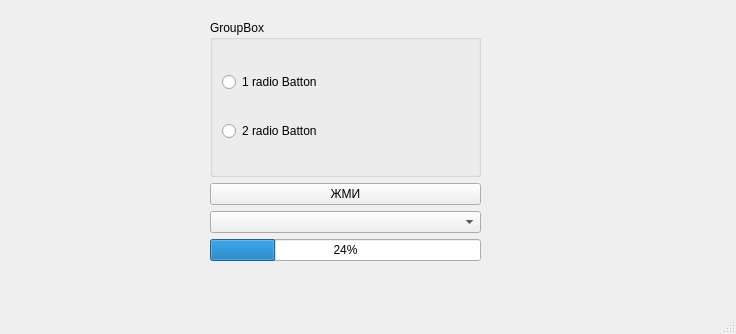
<?xml version="1.0" encoding="UTF-8"?>
<ui version="4.0">
 <class>MainWindow</class>
 <widget class="QMainWindow" name="MainWindow">
  <property name="geometry">
   <rect>
    <x>0</x>
    <y>0</y>
    <width>736</width>
    <height>334</height>
   </rect>
  </property>
  <property name="windowTitle">
   <string>MainWindow</string>
  </property>
  <widget class="QWidget" name="centralwidget">
   <widget class="QWidget" name="layoutWidget">
    <property name="geometry">
     <rect>
      <x>210</x>
      <y>20</y>
      <width>271</width>
      <height>241</height>
     </rect>
    </property>
    <layout class="QVBoxLayout" name="verticalLayout">
     <item>
      <widget class="QGroupBox" name="groupBox">
       <property name="title">
        <string>GroupBox</string>
       </property>
       <layout class="QVBoxLayout" name="verticalLayout_2">
        <item>
         <widget class="QRadioButton" name="radioButton_1">
          <property name="text">
           <string>1 radio Batton</string>
          </property>
         </widget>
        </item>
        <item>
         <widget class="QRadioButton" name="radioButton_2">
          <property name="text">
           <string>2 radio Batton</string>
          </property>
         </widget>
        </item>
       </layout>
      </widget>
     </item>
     <item>
      <widget class="QPushButton" name="pushButton">
       <property name="cursor">
        <cursorShape>ArrowCursor</cursorShape>
       </property>
       <property name="text">
        <string>ЖМИ</string>
       </property>
       <property name="checkable">
        <bool>false</bool>
       </property>
      </widget>
     </item>
     <item>
      <widget class="QComboBox" name="comboBox"/>
     </item>
     <item>
      <widget class="QProgressBar" name="progressBar">
       <property name="value">
        <number>24</number>
       </property>
      </widget>
     </item>
    </layout>
   </widget>
  </widget>
  <widget class="QMenuBar" name="menubar">
   <property name="geometry">
    <rect>
     <x>0</x>
     <y>0</y>
     <width>736</width>
     <height>21</height>
    </rect>
   </property>
  </widget>
  <widget class="QStatusBar" name="statusbar"/>
 </widget>
 <resources/>
 <connections/>
</ui>
